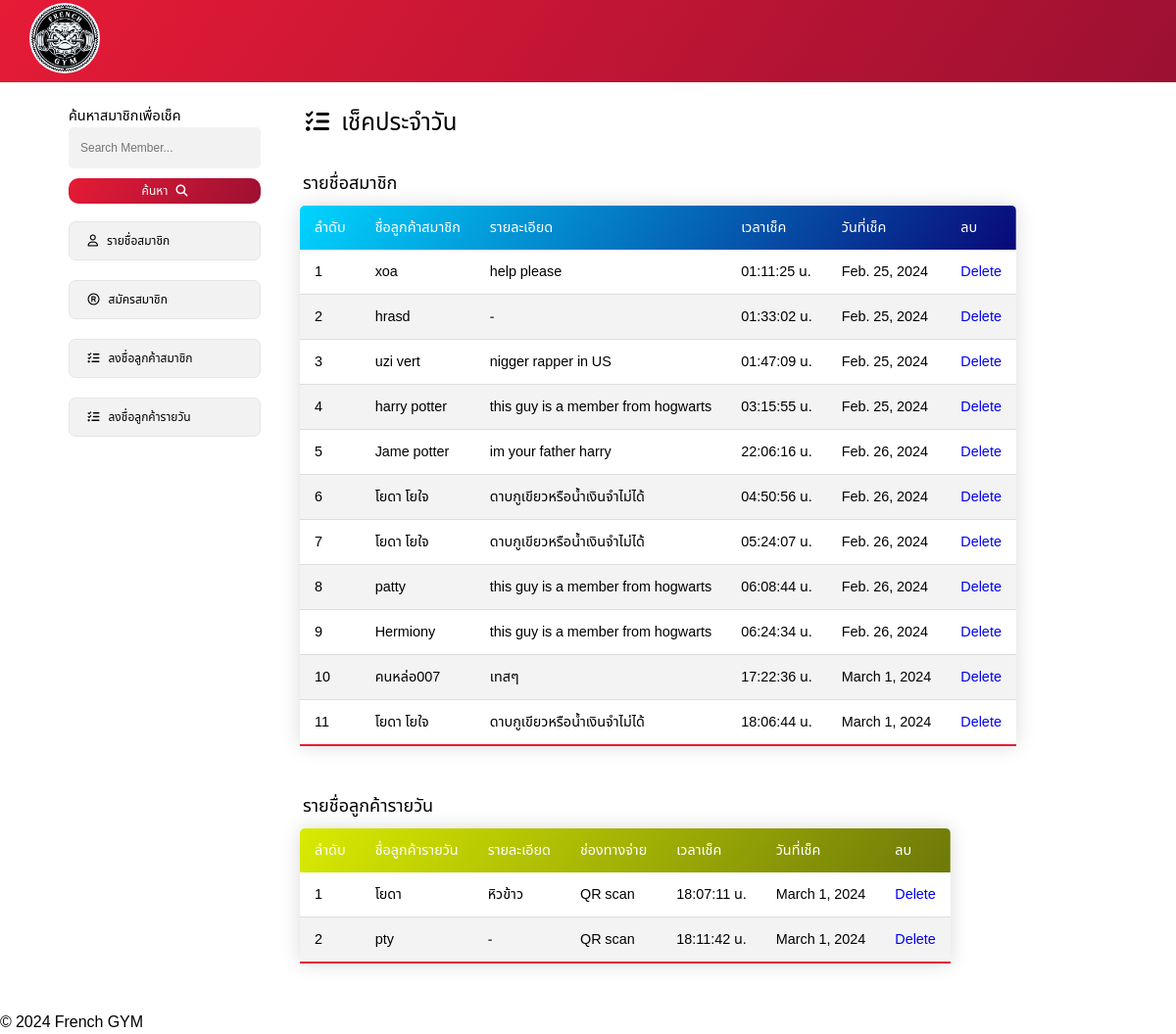
/check/, run on an earlier commit of the app's database.
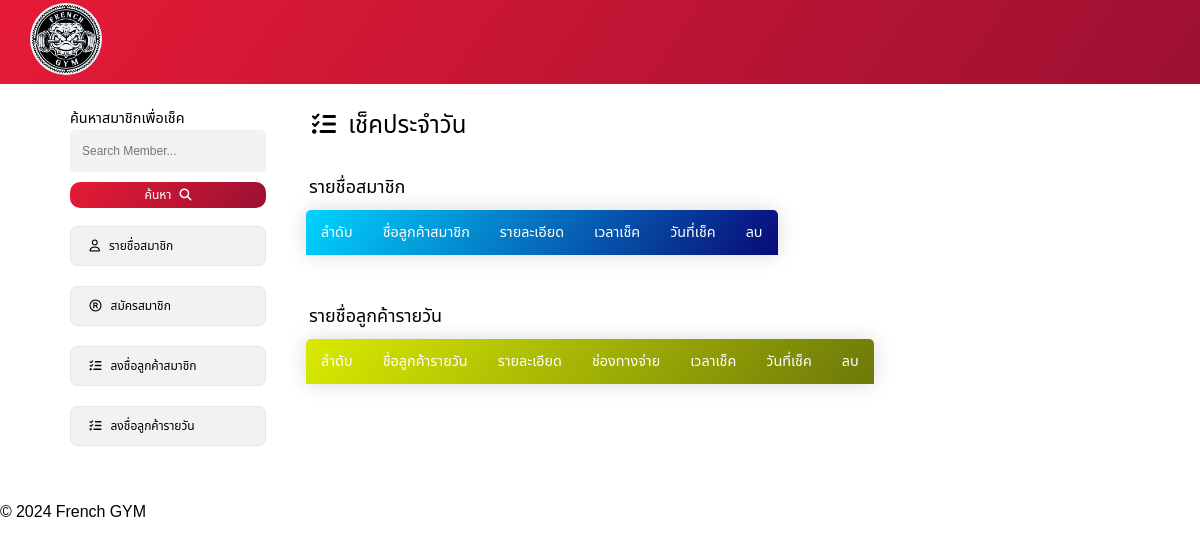
And on a later commit of the database.
### membership/models.py (models this page shows, shortened)
class Member_checkin(models.Model):
    mem_check_id = models.AutoField(primary_key=True)
    name = models.CharField(max_length=100)
    tel = models.CharField(max_length=15)
    des = models.TextField()
    reg_current_time = models.CharField(max_length=20)
    date = models.DateField()

class Users(models.Model):
    user_id = models.AutoField(primary_key=True)
    name = models.CharField(max_length=20)
    des = models.TextField()
    pay = models.CharField(max_length=20)
    current_time = models.CharField(max_length=20)
    date = models.DateField()

### membership/views.py (the view)
# urls.py: path('check/', check),
def check(req):
    obj = Users.objects.all()
    member_check = Member_checkin.objects.all()
    return render(req, 'check_in.html', {'Users':obj, 'Member_check': member_check})

### membership/templates/check_in.html (shortened to what this page needs)
{% load static %}
<!DOCTYPE html>
<html lang="en">
<head>
    <link rel="stylesheet" href="{% static 'css/style.css' %}">
    <link rel="stylesheet" href="https://cdnjs.cloudflare.com/ajax/libs/font-awesome/6.5.1/css/all.min.css" />
</head>
<body>
    <nav>
        <div class="logo">
            <a href="">
                <img src="{% static 'images/logo.png'%}" alt="">
            </a>
        </div>
    </nav>
    <div class="container">
        <div class="sidebar">
            <form action="/search_results_member/" method="GET">
                <div class="box-search">
                    <label class="title-search" for="search">ค้นหาสมาชิกเพื่อเช็ค</label>
                    <input type="text" class="member-search" name="q" placeholder="Search Member..." required>
                    <button type="submit" class="button-search">ค้นหา
                        <i class="fas fa-magnifying-glass" style="margin-left: 5px;"></i>
                    </button>
                </div>
            </form>
            <a href="/" class="sidebar-menus">
                <i class="fa-regular fa-user"></i>
                รายชื่อสมาชิก
            </a>
            <a href="/form/" class="sidebar-menus">
                <i class="fa-regular fa-registered"></i>
                สมัครสมาชิก
            </a>
            <a href="/check_member/" class="sidebar-menus">
                <i class="fas fa-list-check"></i>
                ลงชื่อลูกค้าสมาชิก
            </a>
            <a href="/user_form/" class="sidebar-menus">
                <i class="fas fa-list-check"></i>
                ลงชื่อลูกค้ารายวัน
            </a>
        </div>
        <div class="main-content">
            <div class="title-head">
                <h1 class="text-head">
                    <i class="fas fa-list-check"></i>
                    เช็คประจำวัน</h1>
            </div>
            <div class="container-table">
                <h3 class="display-6">รายชื่อสมาชิก</h3>
                <table class="table" cellpadding="0">
                    <thead>
                        <tr style="background: linear-gradient(125deg,#00d4ff, #090979);">
                            <th>ลำดับ</th>
                            <th>ชื่อลูกค้าสมาชิก</th>
                            <th>รายละเอียด</th>
                            <th>เวลาเช็ค</th>
                            <th>วันที่เช็ค</th>
                            <th>ลบ</th>
                        </tr>
                    </thead>
                    <tbody>
                        {% for r in Member_check %}
                        <tr>
                            <td>{{ forloop.counter }}</td>
                            <td>{{ r.name }}</td>
                            <td>{{ r.des }}</td>
                            <td>{{ r.reg_current_time }} น.</td>
                            <td>{{ r.date }}</td>
                            <td><a href="/delete_member_check/{{r.mem_check_id}}" class="button-delete">Delete</a></td>
                        </tr>
                        {% endfor %}
                    </tbody>
                </table>
            </div>
            <br>
            <div class="container-table">
                <h3 class="display-6">รายชื่อลูกค้ารายวัน</h3>
                <table class="table">
                    <thead>
                        <tr style="background: linear-gradient(125deg,#d9eb00, #6d7909);">
                            <th>ลำดับ</th>
                            <th>ชื่อลูกค้ารายวัน</th>
                            <th>รายละเอียด</th>
                            <th>ช่องทางจ่าย</th>
                            <th>เวลาเช็ค</th>
                            <th>วันที่เช็ค</th>
                            <th>ลบ</th>
                        </tr>
                    </thead>
                    <tbody>
                        {% for i in Users %}
                        <tr>
                            <td>{{ forloop.counter }}</td>
                            <td>{{ i.name }}</td>
                            <td>{{ i.des }}</td>
                            <td>{{ i.pay }}</td>
                            <td>{{ i.current_time }} น.</td>
                            <td>{{ i.date }}</td>
                            <td><a href="/delete_user/{{i.user_id}}" class="button-delete">Delete</a></td>
                        </tr>
                        {% endfor %}
                    </tbody>
                </table>
            </div>
        </div>
    </div>
    <br>
    <footer>
        <p>© 2024 French GYM</p>
    </footer>
</body>
</html>

### static/css/style.css (style rules this page uses)
* { margin: 0; padding: 0; box-sizing: border-box; font-family: "Noto Sans", sans-serif; font-family: "Noto Sans Thai", sans-serif; font-optical-sizing: auto; font-weight: 500; font-style: normal; font-variation-settings: "wdth" 100; text-decoration: none; }
nav { display: flex; justify-content: space-between; padding: 10px; height: 7vw; width: 100%; background: linear-gradient(125deg,#e61b36, #9c1032); align-items: center; }
.logo a img { width: 6vw; object-fit: contain; background-color: aliceblue; border-radius: 50%; margin-left: 20px; }
.container { margin: 0 auto; width: 90vw; display: flex; }
.sidebar { width: 20%; padding: 10px; display: flex; flex-direction: column; min-width: 20vh; }
.member-search { border: none; padding: 10px; border-radius: 5px; background: #f2f2f2; transition: 0.3s; width: 100%; font-size: 1vw; border: 2px solid transparent; outline: none; }
.sidebar-menus { background: #f2f2f2; margin-bottom: 20px; padding: 10px; border-radius: 7px; border: 1px solid #e5e5e5; color: #000; transition: 300ms; font-size: 1vw; }
.sidebar-menus i { margin-left: 0.70vw; margin-right: 0.5vw; }
.main-content { margin-left: 2.5vw; }
.table { border-collapse: collapse; font-size: 0.9em; min-width: 400px; border-radius: 5px 5px 0 0; overflow: hidden; box-shadow: 0 0 20px rgba(0, 0, 0, 0.15); }
.table thead tr { background: linear-gradient(125deg,#e61b36, #9c1032); color: #ffffff; text-align: left; font-weight: bold; }
.table th, .table td { padding: 12px 15px; }
.title-head h1 { font-size: 2vw; margin: 2vw 0 2.5vw 0.5vw; }
.title-head h1 i { margin-right: 0.5vw; }
.button-search { height: 2.2vw; width: 100%; color: #fff; background: linear-gradient(125deg, #e61b36, #9c1032); border-radius: 10px; border: none; transition: 0.5ms; font-size: 1vw; }
.box-search label { font-size: 1.2vw; font-weight: 500; position: relative; margin-bottom: 20px; }
.box-search { margin-top: 1vw; margin-bottom: 1.5vw; }
.box-search input ,.box-search label { margin-bottom: 10px; }
.text-head { margin-bottom: 15px; }
h3 { margin: 0 0 0.75vw 0.25vw; font-size: 1.5vw; }
.container-table { margin-bottom: 2vw; }

What changed in the data, as far as the page shows it:
removed Member_checkin: name "xoa", des "help please", reg_current_time "01:11:25", date "Feb. 25, 2024"
removed Member_checkin: name "hrasd", des "-", reg_current_time "01:33:02", date "Feb. 25, 2024"
removed Member_checkin: name "uzi vert", des "nigger rapper in US", reg_current_time "01:47:09", date "Feb. 25, 2024"
removed Member_checkin: name "harry potter", des "this guy is a member from hogwarts", reg_current_time "03:15:55", date "Feb. 25, 2024"
removed Member_checkin: name "Jame potter", des "im your father harry", reg_current_time "22:06:16", date "Feb. 26, 2024"
removed Member_checkin: name "โยดา โยใจ", des "ดาบกูเขียวหรือน้ำเงินจำไม่ได้", reg_current_time "04:50:56", date "Feb. 26, 2024"
removed Member_checkin: name "โยดา โยใจ", des "ดาบกูเขียวหรือน้ำเงินจำไม่ได้", reg_current_time "05:24:07", date "Feb. 26, 2024"
removed Member_checkin: name "patty", des "this guy is a member from hogwarts", reg_current_time "06:08:44", date "Feb. 26, 2024"
removed Member_checkin: name "Hermiony", des "this guy is a member from hogwarts", reg_current_time "06:24:34", date "Feb. 26, 2024"
removed Member_checkin: name "คนหล่อ007", des "เทสๆ", reg_current_time "17:22:36", date "March 1, 2024"
removed Member_checkin: name "โยดา โยใจ", des "ดาบกูเขียวหรือน้ำเงินจำไม่ได้", reg_current_time "18:06:44", date "March 1, 2024"
removed Users: name "โยดา", des "หิวข้าว", pay "QR scan", current_time "18:07:11", date "March 1, 2024"
removed Users: name "pty", des "-", pay "QR scan", current_time "18:11:42", date "March 1, 2024"
